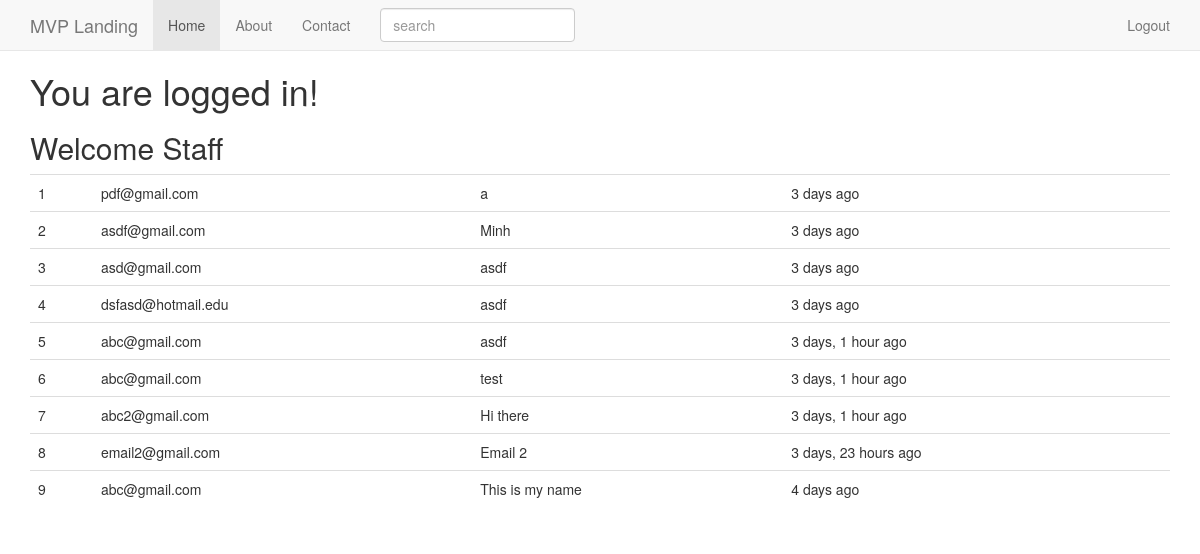
The app's page / (signed in) with its own data.
### newsletter/models.py (models this page shows, shortened)
class SignUp(models.Model):
	email = models.EmailField()
	full_name = models.CharField(max_length=120, blank=True, null=True)
	timestamp = models.DateTimeField(auto_now_add=True, auto_now=False)
	updated = models.DateTimeField(auto_now_add=False, auto_now=True)

### newsletter/views.py (the view, shortened to what this page needs)
# urls.py: 2. Add a URL to urlpatterns:  url(r'^$', views.home, name='home')
def home(request):
	title = "My title"
	if request.user.is_authenticated():
		title = "My title {}".format(request.user)
	form = SignUpForm(request.POST or None)
	context = {
		"title": title,
		"form": form,
	}
	if request.user.is_authenticated() and request.user.is_staff:
		queryset = SignUp.objects.all().order_by('-timestamp') #.filter(full_name__iexact="Justin")
		context = {
			"queryset": queryset
		}
	return render(request, "home.html", context)

### templates/home.html (shortened to what this page needs)
{% extends 'base.html' %} {% load crispy_forms_tags %} {% block head_title %}Welcome | {% endblock %} {% block style %} .lead { text-align: center; } {% endblock %}  {% block content %}
 {% if request.user.is_authenticated %}
<h1>You are logged in!</h1>
    {% if queryset %}
    <h2>Welcome Staff</h2>
    <table class='table'>
    {% for instance in queryset %}
        <tr><td>{{ forloop.counter }}</td><td>{{ instance.email }}</td><td>{{ instance.full_name }}</td><td>{{ instance.timestamp|timesince }} ago</td></tr>
    {% endfor %}
    </table>
    {% endif %}
{% endif %}
{% endblock %}

### static/our_static/css/navbar-static-top.css (style rules this page uses)
body { min-height: 2000px; }

### records on screen
SignUp: email "pdf@gmail.com", full_name "a", timestamp "3 days"
SignUp: email "asdf@gmail.com", full_name "Minh", timestamp "3 days"
SignUp: email "asd@gmail.com", full_name "asdf", timestamp "3 days"
SignUp: email "dsfasd@hotmail.edu", full_name "asdf", timestamp "3 days"
SignUp: email "abc@gmail.com", full_name "asdf", timestamp "3 days, 1 hour"
SignUp: email "abc@gmail.com", full_name "test", timestamp "3 days, 1 hour"
SignUp: email "abc2@gmail.com", full_name "Hi there", timestamp "3 days, 1 hour"
SignUp: email "email2@gmail.com", full_name "Email 2", timestamp "3 days, 23 hours"
SignUp: email "abc@gmail.com", full_name "This is my name", timestamp "4 days"
